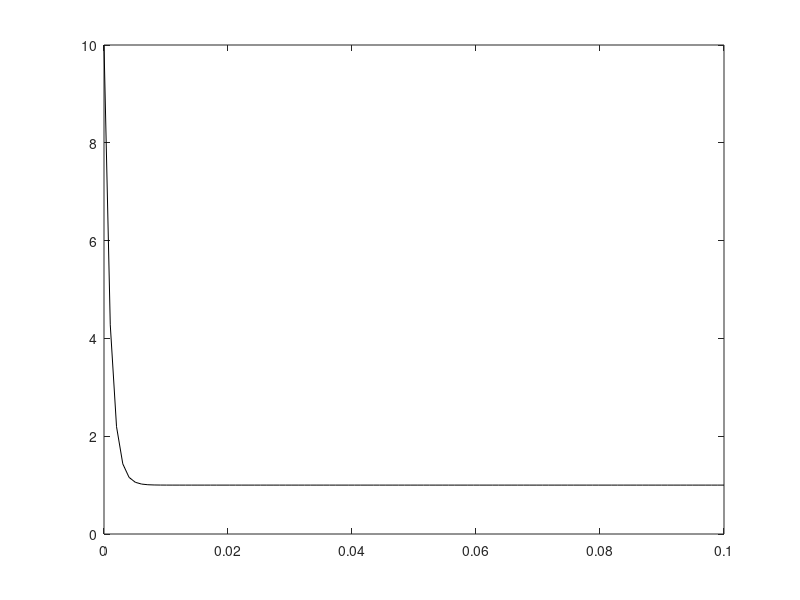

Here is the MATLAB script that generated this plot: (Note: this script raises an error after producing the figure.)
close all
clear all
clc
addpath("/Users/tobiasacchetto/Documents/GitHub/Numerical_Analysis_II/Function");

f=@(x,y)-1000*y+1000;

y0=10;
a=0;b=0.1;
x=linspace(a,b);
sol=1+9*exp(-1000*x);
plot(x,sol,'k-');hold on
%%%%%%%%
%RoungeKoutte 4
h=2.78/1000*0.8; %devo ridurre il passo e quindi lo devo moltiplicare per qualcosa per
%esempio 0.8
n=fix((b-a)/h);
disp('rk4');disp(h);
x=linspace(a,b,n+1);
y=rk4(f,y0,x);
plot(x,y,'mo--');
%%%%%%%%%
%Crank-Nicolson
h=2.78/1000*0.8;
n=fix((b-a)/h);
disp('crank-nicolson');disp(h);
x=linspace(a,b,n+1);
y1=crack-nicolson(f,y0,x0,x1,h,1);
plot(x0:h:x1,y1,'+b-');
%%%%%%%%%
%Come matlab affronta i problemi stiff
disp('ode15s');disp(h);
[T,Y]=ode15s(f,[a,b],y0);
plot(T,Y,'gd-'); legend('sol','eulero','rounge-koutte','cranck-nicolson','ode15s');